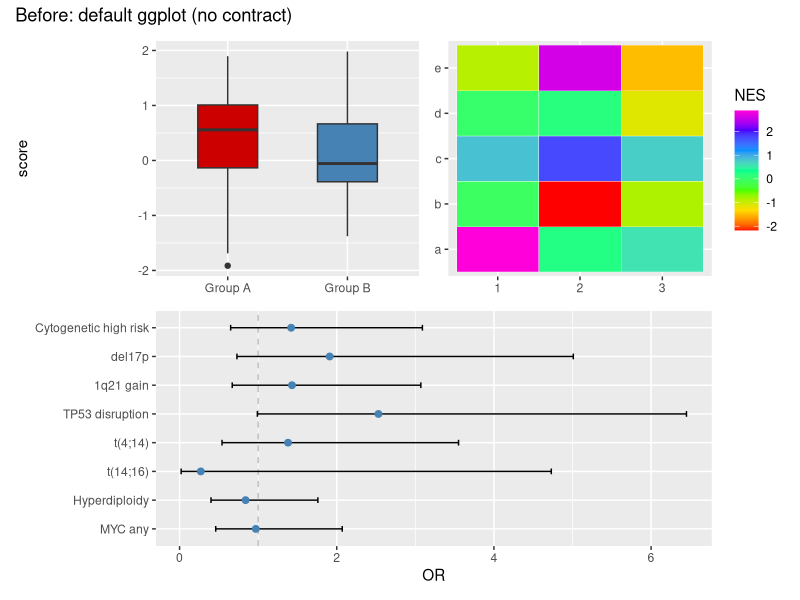

Reproduce this figure in R.
# make_before_figure.R — 生成 gallery 用的 "before"（默认 ggplot，无合同）
# 对照用途：展示 Potato_Figure 之前 vs 之后。仅用于 README gallery 演示。
# 运行: Rscript make_before_figure.R  （输出 before_figure.png）

script_dir <- dirname(normalizePath(sub("^--file=", "",
  commandArgs(FALSE)[grepl("^--file=", commandArgs(FALSE))])))
setwd(script_dir)
suppressMessages({library(ggplot2); library(patchwork)})

## ---- 同样的数据，默认 ggplot 直接画（无主题/无颜色合同/无统计合同）----
set.seed(1)
n <- 60
d <- data.frame(
  group = factor(rep(c("Group A", "Group B"), each = n / 2)),
  score = c(rnorm(n / 2, 0.3, 1), rnorm(n / 2, 0, 1))
)
eff <- data.frame(
  event = c("Cytogenetic high risk", "del17p", "1q21 gain", "TP53 disruption",
            "t(4;14)", "t(14;16)", "Hyperdiploidy", "MYC any"),
  or = c(1.42, 1.91, 1.43, 2.53, 1.38, 0.27, 0.84, 0.97),
  lo = c(0.65, 0.73, 0.67, 0.99, 0.54, 0.02, 0.40, 0.46),
  hi = c(3.09, 5.01, 3.07, 6.45, 3.55, 4.73, 1.76, 2.07),
  stringsAsFactors = FALSE)
eff$event <- factor(eff$event, levels = rev(eff$event))

## Panel 1: 默认 boxplot（无原始点、默认配色）
p1 <- ggplot(d, aes(group, score)) +
  geom_boxplot(aes(fill = group), width = 0.5) +
  scale_fill_manual(values = c("red3", "steelblue"), guide = "none") +
  labs(x = NULL, y = "score")

## Panel 2: 默认 heatmap（彩虹色）
hm <- data.frame(row = rep(letters[1:5], 3), col = rep(1:3, each = 5),
                 value = round(rnorm(15, 0, 1.2), 2))
p2 <- ggplot(hm, aes(factor(col), row, fill = value)) +
  geom_tile(colour = "white") +
  scale_fill_gradientn(colours = rainbow(7), name = "NES") +
  labs(x = NULL, y = NULL)

## Panel 3: 默认 forest（无 FDR 标注、无 log 刻度、默认点色）
p3 <- ggplot(eff, aes(or, event)) +
  geom_vline(xintercept = 1, linetype = 2, colour = "grey") +
  geom_errorbar(aes(xmin = lo, xmax = hi), width = 0.2) +
  geom_point(colour = "steelblue", size = 2) +
  labs(x = "OR", y = NULL)

fig <- (p1 | p2) / p3 +
  plot_annotation(title = "Before: default ggplot (no contract)")

dir.create("gallery", showWarnings = FALSE)
ggsave("gallery/before_figure.png", fig, width = 183 / 25.4, height = 140 / 25.4,
       units = "in", dpi = 300)
cat("before figure written to gallery/before_figure.png\n")
